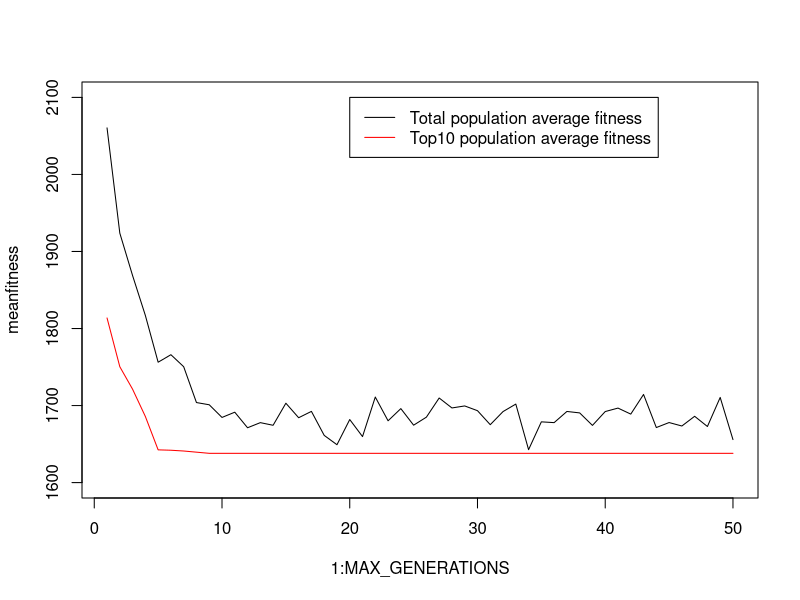

The R script that drew this image:
## ---- chunk 1
knitr::opts_chunk$set(echo = TRUE)
## ---- chunk 2
# citi matrix
  cities = c("Lund", "Kalmar", "Stockholm",	"Karlstad", "Göteborg", "Jönkoping");
  
  dist = c(0,	267,	602,	506,	262,	282,
          267,	0,	412,	467,	341,	241,
          602,	412,	0,	305,	467,	321,
          506,	467,	305,	0,	247,	243,
          262,	341,	467,	247,	0,	149,
          282,	241,	321,	243,	149,	0);
  dist = matrix(dist,nrow=6,ncol=6)
  rownames(dist) = cities;
  colnames(dist) = cities;
  dist
## ---- chunk 3
 Create_pop = function(POPSIZE,GENE_NUMBER) {     # This function creates 
                                                  # a random population of 50 chromosomes
    
    IndL = list() 			# create an empty list to put on Inds. 
                        # A list of inidviduals = a population :)
    
    for(Count1 in 1:POPSIZE) {     # For counter for the chromosomes
      
      Gene = c()
      pos = 1:6
      for(Count2 in 1:GENE_NUMBER) {  # For counter for genes inside chromosomes
        
        g = runif(1,1, 7 - Count2)    # g is a random number between 0 and 1
        Gene[Count2] = pos[g]
        
        #remove position from list
        pos = pos[-g]
        
      }
      
      IndL[[Count1]] = list(Gene = Gene, Fitness = -1)
      
    }
    
    return(IndL) 
  }
## ---- chunk 4

Evaluate_fitness = function(IndL,POPSIZE,GENE_NUMBER) {
    
    for(Count1 in 1:POPSIZE) {
      Added_Value = 0;
      for(Count2 in 2:GENE_NUMBER) {
        row = IndL[[Count1]]$Gene[Count2 - 1]
        col = IndL[[Count1]]$Gene[Count2]
        Added_Value = Added_Value + dist[row, col]
      }
      Added_Value = Added_Value + 
        dist[IndL[[Count1]]$Gene[GENE_NUMBER],IndL[[Count1]]$Gene[1]]
      
      IndL[[Count1]]$Fitness = Added_Value
    }
    
    return(IndL)
  }

## ---- chunk 5
Sort = function(IndL) {
    
    IndL = IndL[order(sapply(IndL,function(x) x$Fitness))] # sort the list by fitness
    
    return(IndL)
  }
## ---- chunk 6
Reproduce = function(IndL,POPSIZE,NUM_BREED) {
    
    countback = POPSIZE
    for(Count1 in seq(1,POPSIZE/2,2)) {
      if(Count1 <= NUM_BREED) {
        Gene_No = round(runif(1,1,GENE_NUMBER)) #to find split point
        
        offspring1 = c(IndL[[Count1]]$Gene)
        
        offspring2 = c(IndL[[Count1 + 1]]$Gene)
       
        for(Count2 in 1:GENE_NUMBER) {
          if(Count2 <= Gene_No) {
            oldPos = match(offspring2[Count2],offspring1)
            rGene = offspring1[Count2]
            offspring1[Count2] = offspring2[Count2]
            offspring1[oldPos] = rGene
            
          } else {
            oldPos = match(offspring1[Count2],offspring2)
            rGene = offspring2[Count2]
            offspring2[Count2] = offspring1[Count2]
            offspring2[oldPos] = rGene
            
          }
        }
        #record new offsprings
        IndL[[countback]]$Gene = offspring1
        IndL[[countback - 1]]$Gene = offspring2
        countback = countback - 2
      }
    }
    
    return(IndL)
  }
## ---- chunk 7
Mutate = function(IndL,POPSIZE,NUM_BREED,mutation_free,mutation_rate) {
    
    for(Count1 in mutation_free:POPSIZE) {
      for(Count2 in 1 : GENE_NUMBER) {
        Chance = runif(1,0,1)
        if(Chance <= mutation_rate) {
          removedGene = IndL[[Count1]]$Gene[Count2]
          newGene = round(runif(1,1,GENE_NUMBER))
          oldGenePos = match(newGene,IndL[[Count1]]$Gene)
          IndL[[Count1]]$Gene[Count2] = newGene
          IndL[[Count1]]$Gene[oldGenePos] = removedGene
          
        }
        
      }
    }
    
    return(IndL)
  }


## ---- chunk 8
 # variables:
  POPSIZE = 50        # popsize is number of chromosomes in the population
  GENE_NUMBER = 6     # gene number is number of genes in each chromosome,
                    
  
  MAX_GENERATIONS = 50  # number of iterations
  NUM_BREED = 20        # out of the 50 chromsomes (= possible solutions) 
                        # the 20 best are allowed to reproduce
  
  # genetic operators
  mutation_rate = 0.04  # how large percentage of the genes experience mutations
  mutation_free = 10    # number of topranked Individuals 
                        # that should be saved from mutation
  


IndL = Create_pop(POPSIZE,GENE_NUMBER) # calls function that generates random chromosomes
  
  # main loop over all of our functions
  
  meantopfitness = c() # empty vectors to store results
  meanfitness = c()
  
  for(generation in 1:MAX_GENERATIONS) {  
    IndL = Evaluate_fitness(IndL,POPSIZE,GENE_NUMBER) # give back altered population with fitness
    
    IndL = Sort(IndL)
    IndL = Reproduce(IndL,POPSIZE,NUM_BREED)
    IndL = Mutate(IndL,POPSIZE,NUM_BREED,mutation_free,mutation_rate)
    
    # output
    addfitness = 0
    add_top = 0
    for(Count in 1:POPSIZE) {
      addfitness = addfitness + IndL[[Count]]$Fitness
      if(Count <= 10) {
        add_top = add_top + IndL[[Count]]$Fitness
      }
    }
    meantopfitness[generation] = add_top/10
    meanfitness[generation] = addfitness/POPSIZE
    
  }
  
  ## plot results
  
  plot(1:MAX_GENERATIONS,meanfitness,ylim=c(1600,2100),pch=19,type="l")
  points(1:MAX_GENERATIONS,meantopfitness,pch=19,col="red",type="l")
  legend(20,2100, legend=c('Total population average fitness',
                           'Top10 population average fitness'),
         col=c('black','red'),lty=c(1,1))
  
  route = ''
  for (Count in 1 : GENE_NUMBER) {
    if (Count != GENE_NUMBER){
      route = c(route, cities[IndL[[1]]$Gene[Count]])
    } else {
      route = c(route, cities[IndL[[1]]$Gene[Count]])
    }
  }
  cat("The optimal route is:\n", route, "\nTotal distance: ", IndL[[1]]$Fitness)

